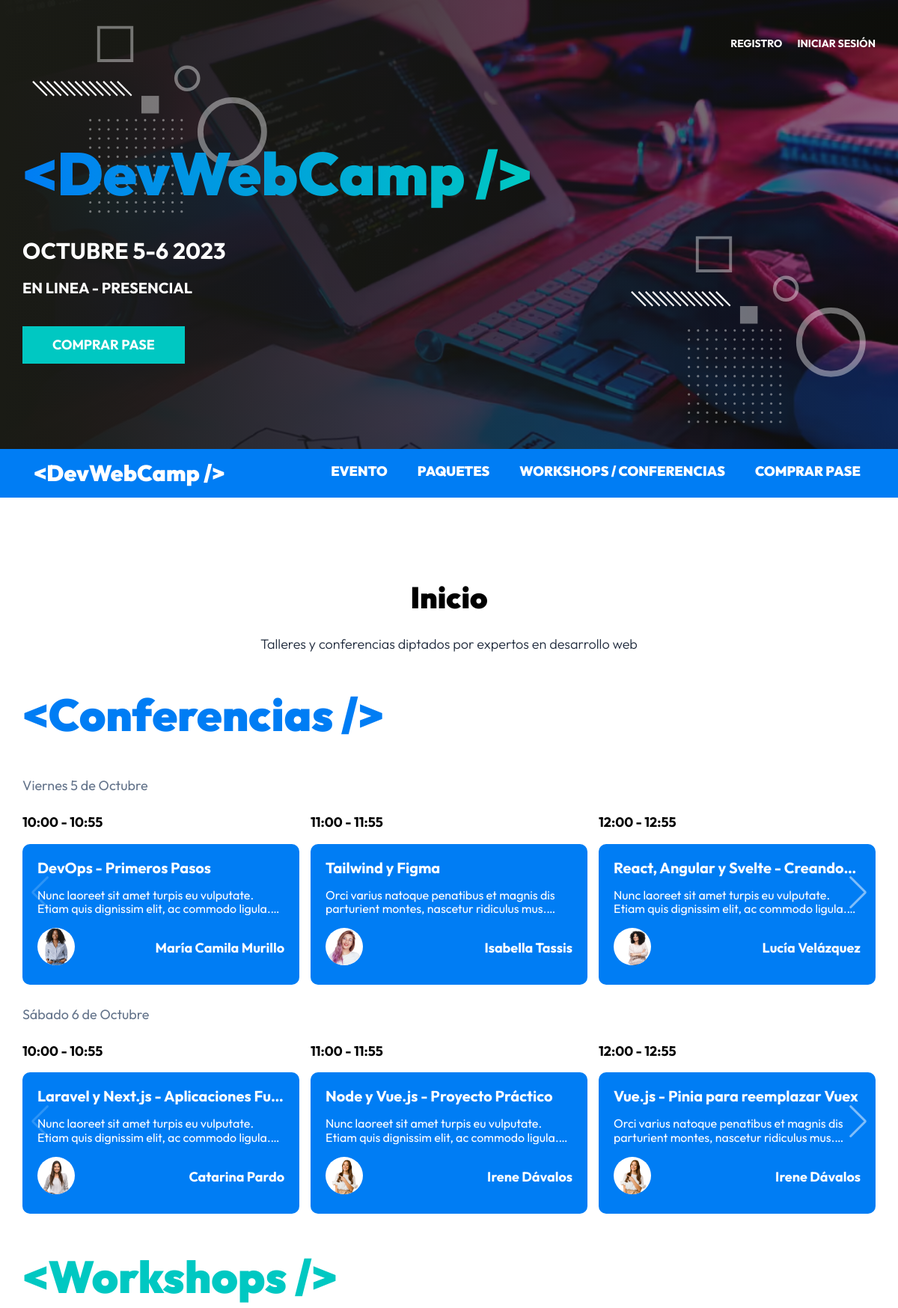
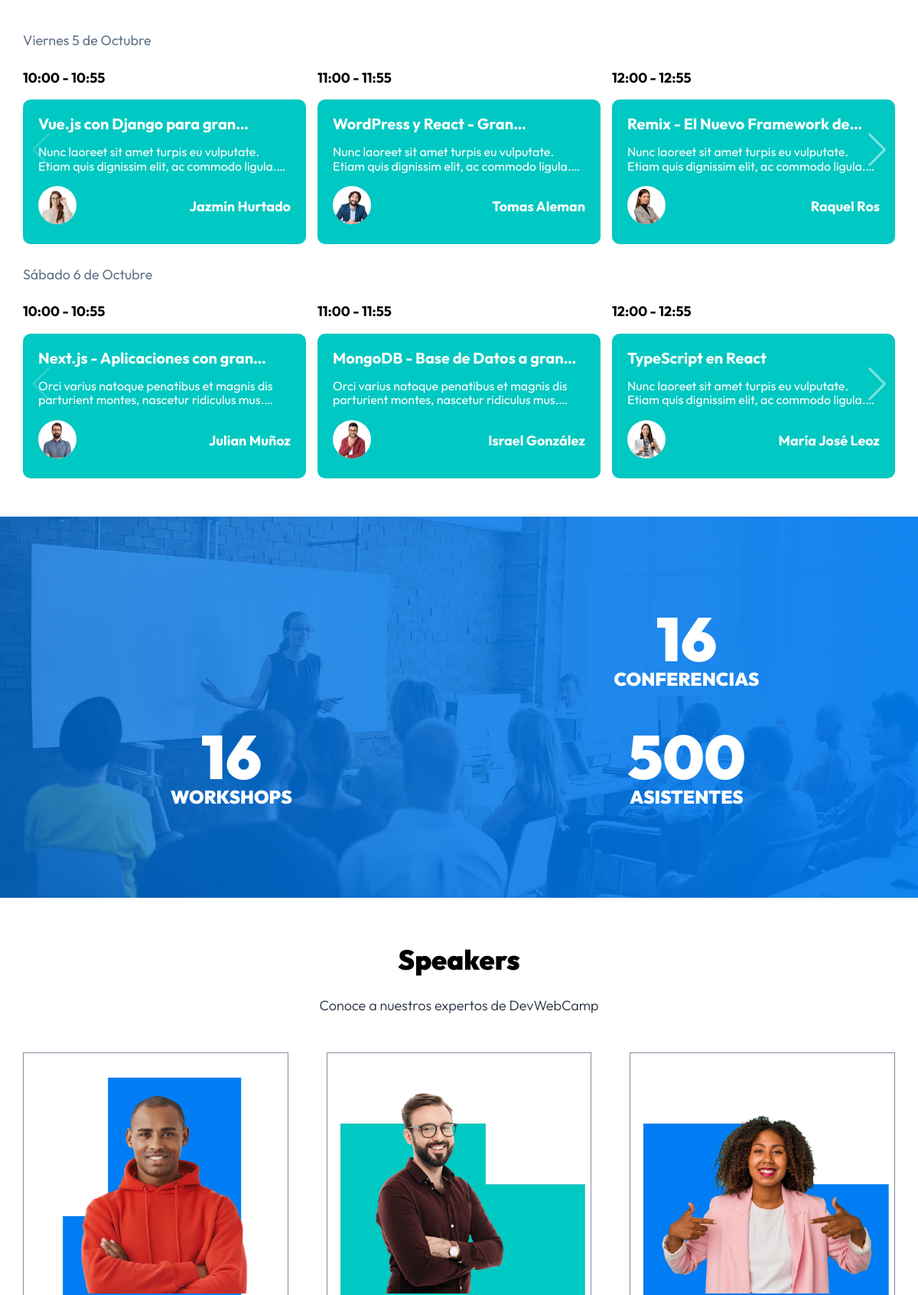
The page / (upper part) on the database its author committed (2 pictures, top to bottom).
### tables this page shows
CREATE TABLE `eventos` (
  `id` int NOT NULL AUTO_INCREMENT,
  `nombre` varchar(120) DEFAULT NULL,
  `descripcion` text,
  `disponibles` int DEFAULT NULL,
  `categoria_id` int NOT NULL,
  `dia_id` int NOT NULL,
  `hora_id` int NOT NULL,
  `ponente_id` int NOT NULL,
  PRIMARY KEY (`id`),
  KEY `fk_eventos_categorias_idx` (`categoria_id`),
  KEY `fk_eventos_dias1_idx` (`dia_id`),
  KEY `fk_eventos_horas1_idx` (`hora_id`),
  KEY `fk_eventos_ponentes1_idx` (`ponente_id`),
  CONSTRAINT `fk_eventos_categorias` FOREIGN KEY (`categoria_id`) REFERENCES `categorias` (`id`),
  CONSTRAINT `fk_eventos_dias1` FOREIGN KEY (`dia_id`) REFERENCES `dias` (`id`),
  CONSTRAINT `fk_eventos_horas1` FOREIGN KEY (`hora_id`) REFERENCES `horas` (`id`),
  CONSTRAINT `fk_eventos_ponentes1` FOREIGN KEY (`ponente_id`) REFERENCES `ponentes` (`id`)
);

CREATE TABLE `horas` (
  `id` int NOT NULL AUTO_INCREMENT,
  `hora` varchar(13) DEFAULT NULL,
  PRIMARY KEY (`id`)
);

CREATE TABLE `ponentes` (
  `id` int NOT NULL AUTO_INCREMENT,
  `nombre` varchar(40) DEFAULT NULL,
  `apellido` varchar(40) DEFAULT NULL,
  `ciudad` varchar(20) DEFAULT NULL,
  `pais` varchar(20) DEFAULT NULL,
  `imagen` varchar(32) DEFAULT NULL,
  `tags` varchar(120) DEFAULT NULL,
  `redes` text,
  PRIMARY KEY (`id`)
);

### controllers/PaginasController.php (called while the page is built, shortened)
<?php
class PaginasController {
    public static function index(Router $router){
        $eventos= Evento::ordenar('hora_id','ASC');
        $eventos_formateados= [];
        foreach($eventos as $evento){
            $evento->categoria= Categoria::find($evento->categoria_id);
            $evento->dia= Dia::find($evento->dia_id);
            $evento->hora= Hora::find($evento->hora_id);
            $evento->ponente= Ponente::find($evento->ponente_id);
            if($evento->dia_id==='1' && $evento->categoria_id==='1'){
                $eventos_formateados['conferencias_v'][]=$evento;
            }
            if($evento->dia_id==='2' && $evento->categoria_id==='1'){
                $eventos_formateados['conferencias_s'][]=$evento;
            }
            if($evento->dia_id==='1' && $evento->categoria_id==='2'){
                $eventos_formateados['workshops_v'][]=$evento;
            }
            if($evento->dia_id==='2' && $evento->categoria_id==='2'){
                $eventos_formateados['workshops_s'][]=$evento;
            }
        }
        $ponentes_total= Ponente::total();
        $conferencias_total= Evento::total('categoria_id', 1);
        $workshops_total= Evento::total('categoria_id', 2);
        $ponentes= Ponente::all();
        $router->render('paginas/index',[
            'titulo'=>'Inicio',
            'eventos'=>$eventos_formateados,
            'ponentes_total'=>$ponentes_total,
            'conferencias_total'=>$conferencias_total,
            'workshops_total'=>$workshops_total,
            'ponentes'=>$ponentes,
        ]);
        }
}

### public/index.php (called while the page is built, shortened)
<?php
$router = new Router();
$router->get('/login', [AuthController::class, 'login']);
$router->post('/login', [AuthController::class, 'login']);
$router->post('/logout', [AuthController::class, 'logout']);
$router->get('/registro', [AuthController::class, 'registro']);
$router->post('/registro', [AuthController::class, 'registro']);
$router->get('/olvide', [AuthController::class, 'olvide']);
$router->post('/olvide', [AuthController::class, 'olvide']);
$router->get('/reestablecer', [AuthController::class, 'reestablecer']);
$router->post('/reestablecer', [AuthController::class, 'reestablecer']);
$router->get('/mensaje', [AuthController::class, 'mensaje']);
$router->get('/confirmar-cuenta', [AuthController::class, 'confirmar']);
$router->get('/admin/dashboard', [DashboardController::class, 'index']);
$router->get('/admin/ponentes', [PonentesController::class, 'index']);
$router->get('/admin/ponentes/crear', [PonentesController::class, 'crear']);
$router->post('/admin/ponentes/crear', [PonentesController::class, 'crear']);
$router->get('/admin/ponentes/editar', [PonentesController::class, 'editar']);
$router->post('/admin/ponentes/editar', [PonentesController::class, 'editar']);
$router->post('/admin/ponentes/eliminar', [PonentesController::class, 'eliminar']);
$router->get('/admin/eventos', [EventosController::class, 'index']);
$router->get('/admin/eventos/crear', [EventosController::class, 'crear']);
$router->post('/admin/eventos/crear', [EventosController::class, 'crear']);
$router->get('/admin/eventos/editar', [EventosController::class, 'editar']);
$router->post('/admin/eventos/editar', [EventosController::class, 'editar']);
$router->post('/admin/eventos/eliminar', [EventosController::class, 'eliminar']);
$router->get('/api/eventos-horario', [APIEventos::class, 'index']);
$router->get('/api/ponentes', [APIPonentes::class, 'index']);
$router->get('/api/ponente', [APIPonentes::class, 'ponente']);
$router->get('/api/regalos', [APIRegalos::class, 'index']);
$router->get('/admin/registrados', [RegistradosController::class, 'index']);
$router->get('/admin/regalos', [RegalosController::class, 'index']);
$router->get('/finalizar-registro', [RegistroController::class, 'crear']);
$router->post('/finalizar-registro/gratis', [RegistroController::class, 'gratis']);
$router->post('/finalizar-registro/pagar', [RegistroController::class, 'pagar']);
$router->get('/finalizar-registro/conferencias', [RegistroController::class, 'conferencias']);
$router->post('/finalizar-registro/conferencias', [RegistroController::class, 'conferencias']);
$router->get('/boleto', [RegistroController::class, 'boleto']);
$router->get('/', [PaginasController::class, 'index']);
$router->get('/devwebcamp', [PaginasController::class, 'evento']);
$router->get('/paquetes', [PaginasController::class, 'paquetes']);
$router->get('/workshops-conferencias', [PaginasController::class, 'conferencias']);
$router->get('/404', [PaginasController::class, 'error']);
$router->comprobarRutas();

### models/ActiveRecord.php (called while the page is built, shortened)
<?php
class ActiveRecord {
    protected static $db;
    protected static $tabla = '';
    public static function setDB($database) {
        self::$db = $database;
    }
    public static function consultarSQL($query) {
        $resultado = self::$db->query($query);
        $array = [];
        while($registro = $resultado->fetch_assoc()) {
            $array[] = static::crearObjeto($registro);
        }
        return $array;
    }
    protected static function crearObjeto($registro) {
        $objeto = new static;
        foreach($registro as $key => $value ) {
            if(property_exists( $objeto, $key  )) {
                $objeto->$key = $value;
            }
        }
        return $objeto;
    }
    public static function all($order = 'DESC') {
        $query = "SELECT * FROM " . static::$tabla . " ORDER BY id ${order}";
        $resultado = self::consultarSQL($query);
        return $resultado;
    }
    public static function find($id) {
        $query = "SELECT * FROM " . static::$tabla  ." WHERE id = ${id}";
        $resultado = self::consultarSQL($query);
        return array_shift( $resultado ) ;
    }
    public static function ordenar($columna, $orden) {
        $query = "SELECT * FROM " . static::$tabla . " ORDER BY ${columna} ${orden}";
        $resultado = self::consultarSQL($query);
        return $resultado;
    }
    public static function total($columna = '', $valor = '') {
        $query = "SELECT COUNT(*) FROM " . static::$tabla;
        if($columna){
            $query.= " WHERE ${columna} = ${valor}";
        }
        $resultado = self::$db->query($query);
        $total= $resultado->fetch_array();
        return array_shift($total);
    }
}

### views/templates/evento.php (the view)
<div class="evento swiper-slide">
    <p class="evento__hora"><?php echo $evento->hora->hora;?></p>
    <div class="evento__informacion">
        <h4 class="evento__nombre"><?php echo $evento->nombre;?></h4>
        <p class="evento__introduccion"><?php echo $evento->descripcion;?></p>
        <div class="evento__autor-info">
            <picture>
            <source srcset="/img/speakers/<?php echo $evento->ponente->imagen;?>.webp" type="image/webp">
            <source srcset="/img/speakers/<?php echo $evento->ponente->imagen;?>.png" type="image/png">
            <img class="evento__imagen-autor" loading="lazy" width="200" height="300" src="/img/speakers/<?php echo $evento->ponente->imagen;?>.png" alt="Imagen Ponente">
            </picture>
            <p class="evento__autor-nombre">
                <?php echo $evento->ponente->nombre ." ". $evento->ponente->apellido;?>
            </p>
        </div>
    </div>
</div>

### views/paginas/conferencias.php (shortened to what this page needs)
<main class="agenda">
    <h1 class="agenda__heading"><?php echo $titulo;?></h1>
    <p class="agenda__descripcion">Talleres y conferencias diptados por expertos en desarrollo web</p>
    <div class="eventos">
        <h3 class="eventos__heading">&lt;Conferencias /></h3>
        <p class="eventos__fecha">Viernes 5 de Octubre</p>
        <div class="eventos__listado slider swiper">
            <div class="swiper-wrapper">
                <?php foreach($eventos['conferencias_v'] as $evento){?>
                    <?php include __DIR__ . '../../templates/evento.php';?>
                <?php };?>
            </div>
                    <div class="swiper-button-next"></div>
        </div>
        <p class="eventos__fecha">Sábado 6 de Octubre</p>
        <div class="eventos__listado slider swiper">
            <div class="swiper-wrapper">
                <?php foreach($eventos['conferencias_s'] as $evento){?>
                    <?php include __DIR__ . '../../templates/evento.php';?>
                <?php };?>
            </div>
                    <div class="swiper-button-next"></div>
        </div>
    </div>
    <div class="eventos eventos--workshops">
        <h3 class="eventos__heading">&lt;Workshops /></h3>
        <p class="eventos__fecha">Viernes 5 de Octubre</p>
        <div class="eventos__listado slider swiper">
            <div class="swiper-wrapper">
                <?php foreach($eventos['workshops_v'] as $evento){?>
                    <?php include __DIR__ . '../../templates/evento.php';?>
                <?php };?>
            </div>
                    <div class="swiper-button-next"></div>
        </div>
        <p class="eventos__fecha">Sábado 6 de Octubre</p>
        <div class="eventos__listado slider swiper">
            <div class="swiper-wrapper">
                <?php foreach($eventos['workshops_s'] as $evento){?>
                    <?php include __DIR__ . '../../templates/evento.php';?>
                <?php };?>
            </div>
                    <div class="swiper-button-next"></div>
        </div>
    </div>
</main>

### views/paginas/index.php (shortened to what this page needs)
<?php
include_once __DIR__ . '/conferencias.php';
?>
<section class="resumen">
    <div class="resumen__grid">
        <div <?php aos_animacion(); ?> class="resumen__bloque">
            <p class="resumen__texto resumen__texto--numero"><?php echo $ponentes_total; ?></p>
            <p class="resumen__texto">Speakers</p>
        </div>
        <div <?php aos_animacion(); ?> class="resumen__bloque">
            <p class="resumen__texto resumen__texto--numero"><?php echo $conferencias_total; ?></p>
            <p class="resumen__texto">Conferencias</p>
        </div>
        <div <?php aos_animacion(); ?> class="resumen__bloque">
            <p class="resumen__texto resumen__texto--numero"><?php echo $workshops_total; ?></p>
            <p class="resumen__texto">Workshops</p>
        </div>
        <div <?php aos_animacion(); ?> class="resumen__bloque">
            <p class="resumen__texto resumen__texto--numero">500</p>
            <p class="resumen__texto">Asistentes</p>
        </div>
    </div>
</section>
<section class="speakers">
    <h2 class="speakers__heading">Speakers</h2>
    <p class="speakers__descripcion">Conoce a nuestros expertos de DevWebCamp</p>
<div class="speakers__grid">
    <?php foreach($ponentes as $ponente){ ?>
        <div <?php aos_animacion(); ?> class="speaker">
        <picture>
            <source srcset="/img/speakers/<?php echo $ponente->imagen;?>.webp" type="image/webp">
            <source srcset="/img/speakers/<?php echo $ponente->imagen;?>.png" type="image/png">
            <img class="speaker__imagen" loading="lazy" width="200" height="300" src="/img/speakers/<?php echo $ponente->imagen;?>.png" alt="Imagen Ponente">
            </picture>
    </div>
    <?php }; ?>
</div>
</section>

### includes/funciones.php (shortened to what this page needs)
<?php
function pagina_actual($path) : bool {
    return str_contains($_SERVER['PATH_INFO']?? '/',$path) ? true : false;
}
function is_auth() : bool {
    return isset($_SESSION['nombre']) && !empty($_SESSION);
}
function aos_animacion() : void {
    $efectos=['fade-up','fade-down','fade-left','fade-right','flip-left','flip-right','zoom-in','zoom-in-up','zoom-in-down','zoom-out',];
    $efecto= array_rand($efectos,1);
    echo ' data-aos="'. $efectos[$efecto] . '" ';
}

### Router.php (shortened to what this page needs)
<?php
class Router
{
    public array $getRoutes = [];
    public array $postRoutes = [];
    public function get($url, $fn)
    {
        $this->getRoutes[$url] = $fn;
    }
    public function post($url, $fn)
    {
        $this->postRoutes[$url] = $fn;
    }
    public function comprobarRutas()
    {
        $url_actual = $_SERVER['PATH_INFO'] ?? '/';
        $method = $_SERVER['REQUEST_METHOD'];
        if ($method === 'GET') {
            $fn = $this->getRoutes[$url_actual] ?? null;
        } else {
            $fn = $this->postRoutes[$url_actual] ?? null;
        }
        if ( $fn ) {
            call_user_func($fn, $this);
        } else {
            header('Location: /404');
        }
    }
    public function render($view, $datos = [])
    {
        include_once __DIR__ . "/views/$view.php";
        $contenido = ob_get_clean();
        $url_actual = $_SERVER['PATH_INFO'] ?? '/';
        if(str_contains($url_actual,'/admin')){
            include_once __DIR__ . '/views/admin-layout.php';
        }else{
            include_once __DIR__ . '/views/layout.php';
        }
    }
}

### views/layout.php (shortened to what this page needs)
<!DOCTYPE html>
<html lang="en">
<head>
    <link rel="stylesheet" href="https://unpkg.com/leaflet@1.8.0/dist/leaflet.css" />
    <link rel="stylesheet" href="https://cdnjs.cloudflare.com/ajax/libs/font-awesome/6.1.2/css/all.min.css" />
    <link href="https://unpkg.com/aos@2.3.1/dist/aos.css" rel="stylesheet">
    <link rel="stylesheet" href="/build/css/app.css">
</head>
<body>
    <?php
        include_once __DIR__ .'/templates/header.php';
        echo $contenido;
    ?>
</body>
</html>

### views/templates/header.php
<header class="header">
    <div class="header__contenedor">
        <nav class="header__navegacion">
        <?php if(is_auth()){?>
            <a href="/finalizar-registro" class="header__enlace">Administrar</a>
            <?php echo is_admin() ? "<a href='/admin/dashboard' class='header__enlace'>Panel</a>" : ""; ?>
            <form method="POST" action="/logout" class="header__form">
            <input type="submit" value="Cerrar Sesión" class="header__submit">
        </form>
        <?php }else{?>
            <a href="/registro" class="header__enlace">Registro</a>
            <a href="/login" class="header__enlace">Iniciar Sesión</a>
        <?php };?>
        </nav>
            <div class="header__contenido">
                <a href="/">
                    <h1 class="header__logo">&#60;DevWebCamp /></h1>
                </a>
                <p class="header__texto">Octubre 5-6 2023</p>
                <p class="header__texto header__texto--modalidad">En Linea - Presencial</p>
                <a href="/registro" class="header__boton">Comprar Pase</a>
            </div>
    </div>
</header>
<div class="barra">
    <div class="barra__contenido">
        <a href="/">
        <h2 class="barra__logo">&#60;DevWebCamp /></h2>
        </a>
        <nav class="navegacion">
            <a href="/devwebcamp" class="navegacion__enlace <?php echo pagina_actual("/devwebcamp") ? "navegacion__enlace--actual" : "" ?>">Evento</a>
            <a href="/paquetes" class="navegacion__enlace <?php echo pagina_actual("/paquetes") ? "navegacion__enlace--actual" : "" ?>">Paquetes</a>
            <a href="/workshops-conferencias" class="navegacion__enlace <?php echo pagina_actual("/workshops-conferencias") ? "navegacion__enlace--actual" : "" ?>">Workshops / Conferencias</a>
            <a href="/registro" class="navegacion__enlace <?php echo pagina_actual("/registro") ? "navegacion__enlace--actual" : "" ?>">Comprar Pase</a>
        </nav>
    </div>
</div>

### rows shown on the page
eventos: hora.hora "10:00 - 10:55", nombre "DevOps - Primeros Pasos", descripcion "Nunc laoreet sit amet turpis eu vulputate. Etiam quis dignissim elit, ac commodo…", ponente.imagen (picture), ponente.nombre "María Camila", ponente.apellido "Murillo"
eventos: hora.hora "11:00 - 11:55", nombre "Tailwind y Figma", descripcion "Orci varius natoque penatibus et magnis dis parturient montes, nascetur ridiculus…", ponente.imagen (picture), ponente.nombre "Isabella", ponente.apellido "Tassis"
eventos: hora.hora "12:00 - 12:55", nombre "React, Angular y Svelte -…", descripcion "Nunc laoreet sit amet turpis eu vulputate. Etiam quis dignissim elit, ac commodo…", ponente.imagen (picture), ponente.nombre "Lucía", ponente.apellido "Velázquez"
eventos: hora.hora "10:00 - 10:55", nombre "Laravel y Next.js - Aplicaciones…", descripcion "Nunc laoreet sit amet turpis eu vulputate. Etiam quis dignissim elit, ac commodo…", ponente.imagen (picture), ponente.nombre "Catarina", ponente.apellido "Pardo"
eventos: hora.hora "11:00 - 11:55", nombre "Node y Vue.js - Proyecto Práctico", descripcion "Nunc laoreet sit amet turpis eu vulputate. Etiam quis dignissim elit, ac commodo…", ponente.imagen (picture), ponente.nombre "Irene", ponente.apellido "Dávalos"
eventos: hora.hora "12:00 - 12:55", nombre "Vue.js - Pinia para reemplazar Vuex", descripcion "Orci varius natoque penatibus et magnis dis parturient montes, nascetur ridiculus…", ponente.imagen (picture), ponente.nombre "Irene", ponente.apellido "Dávalos"
eventos: hora.hora "10:00 - 10:55", nombre "Vue.js con Django para…", descripcion "Nunc laoreet sit amet turpis eu vulputate. Etiam quis dignissim elit, ac commodo…", ponente.imagen (picture), ponente.nombre "Jazmín", ponente.apellido "Hurtado"
eventos: hora.hora "11:00 - 11:55", nombre "WordPress y React -…", descripcion "Nunc laoreet sit amet turpis eu vulputate. Etiam quis dignissim elit, ac commodo…", ponente.imagen (picture), ponente.nombre "Tomas", ponente.apellido "Aleman"
eventos: hora.hora "12:00 - 12:55", nombre "Remix - El Nuevo Framework…", descripcion "Nunc laoreet sit amet turpis eu vulputate. Etiam quis dignissim elit, ac commodo…", ponente.imagen (picture), ponente.nombre "Raquel", ponente.apellido "Ros"
eventos: hora.hora "10:00 - 10:55", nombre "Next.js - Aplicaciones con…", descripcion "Orci varius natoque penatibus et magnis dis parturient montes, nascetur ridiculus…", ponente.imagen (picture), ponente.nombre "Julian", ponente.apellido "Muñoz"
eventos: hora.hora "11:00 - 11:55", nombre "MongoDB - Base de Datos a…", descripcion "Orci varius natoque penatibus et magnis dis parturient montes, nascetur ridiculus…", ponente.imagen (picture), ponente.nombre "Israel", ponente.apellido "González"
eventos: hora.hora "12:00 - 12:55", nombre "TypeScript en React", descripcion "Nunc laoreet sit amet turpis eu vulputate. Etiam quis dignissim elit, ac commodo…", ponente.imagen (picture), ponente.nombre "María José", ponente.apellido "Leoz"
ponentes: shows a picture, imagen (picture)
ponentes: shows a picture, imagen (picture)
ponentes: shows a picture, imagen (picture)

### other values the page prints
$titulo "Inicio"
$conferencias_total "16"
$workshops_total "16"
